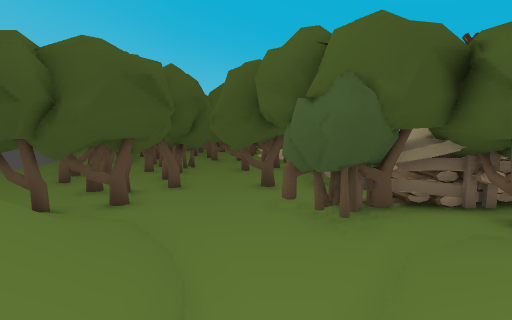
view 1 (above)

24 first-person views from a walk through a 3-D level made in the Unity game engine. The camera is 1.3 m above the floor, tilts 6° down and sees 80° across. The floor is counted in squares, 1 m on a side. Each view is taken from the middle of a square. On the plan, view 1 faces up. The plan holds only what a view shows up to about 14 squares ahead; the rest is blank. The place goes on beyond the plan. Some animated figures are left out.

view 2
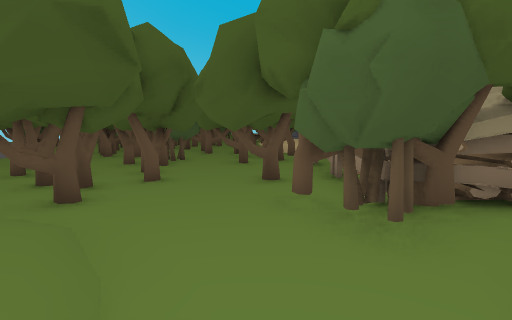

view 3
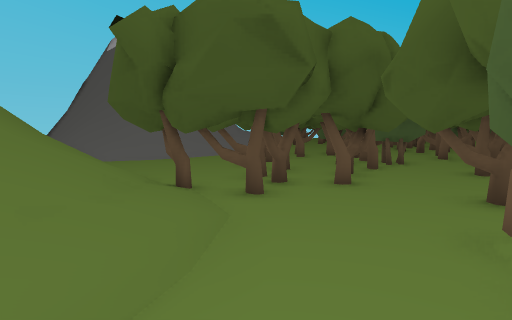

view 4
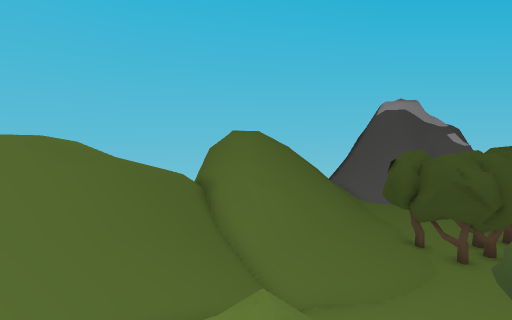

view 5
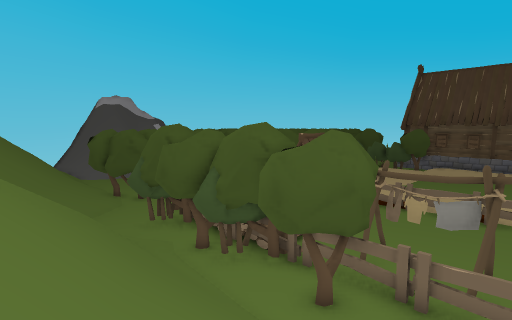

view 6
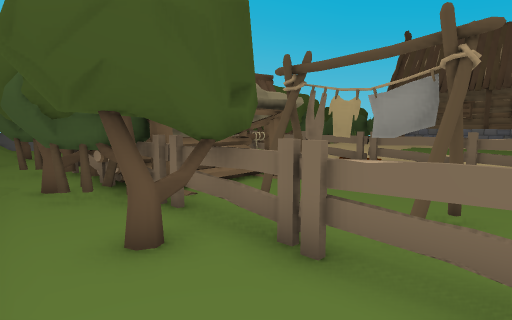

view 7
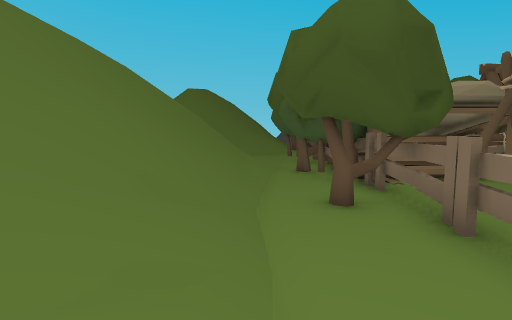

view 8
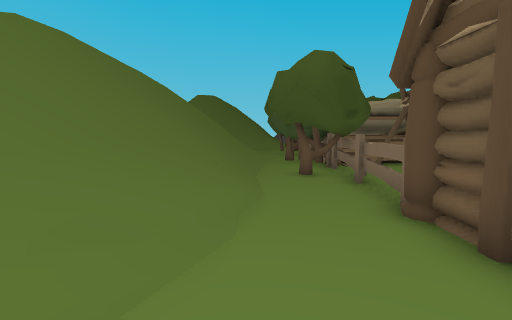

view 9
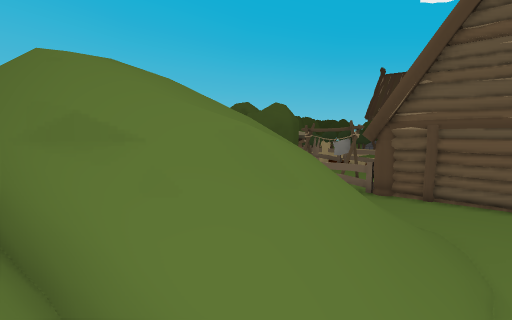

view 10
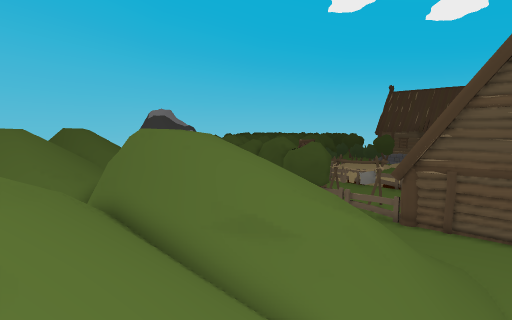

view 11
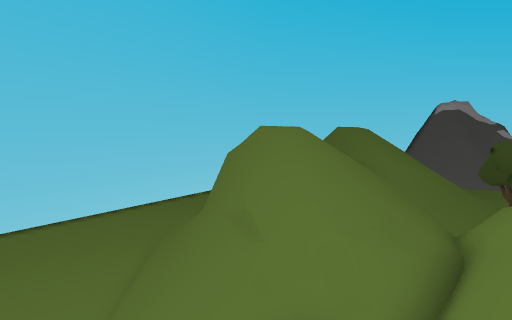

view 12
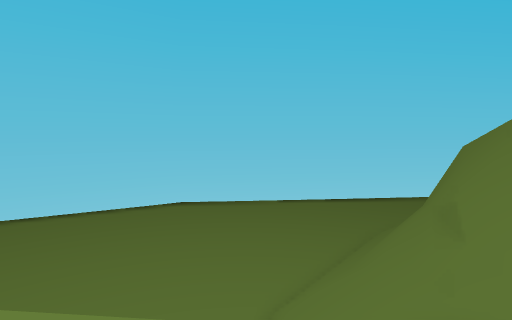

view 13
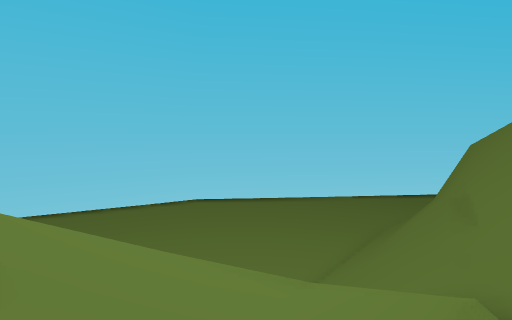

view 14
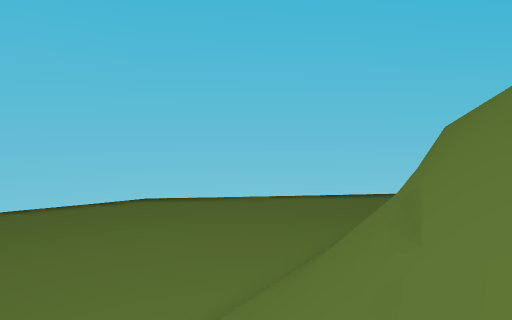

view 15
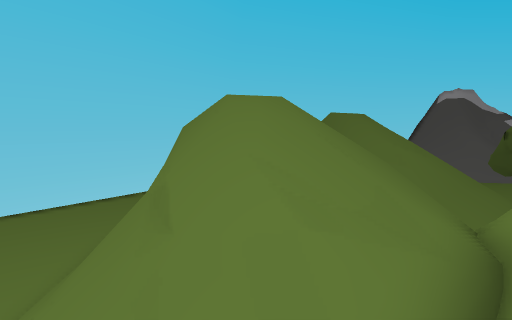

view 16
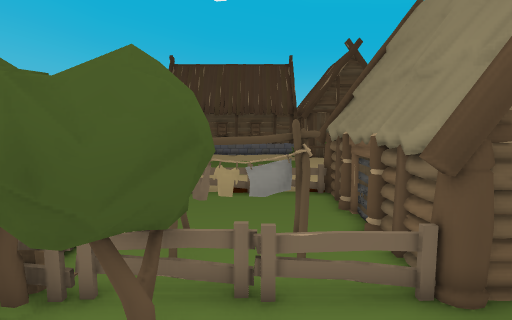

view 17
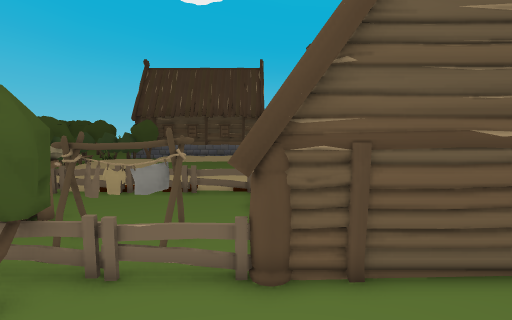

view 18
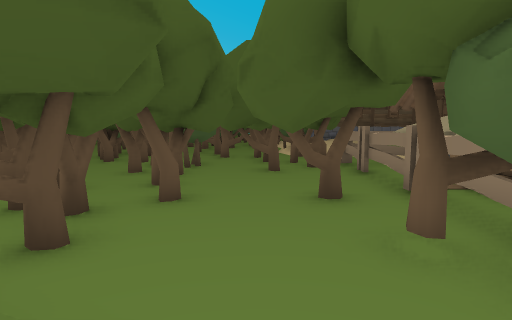

view 19
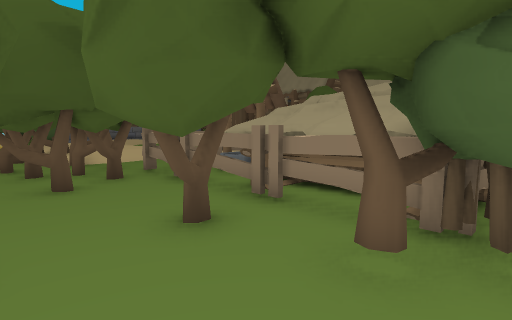

view 20
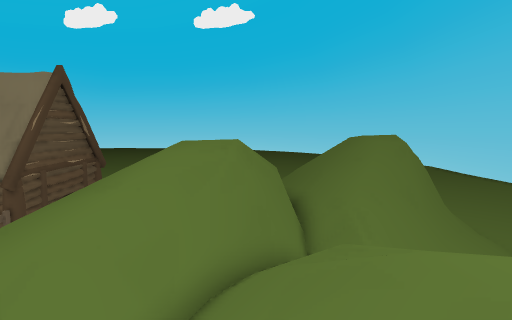

view 21
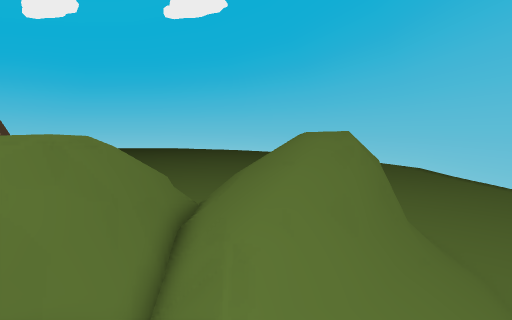

view 22
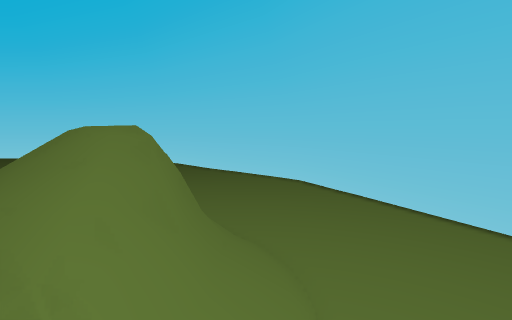

view 23
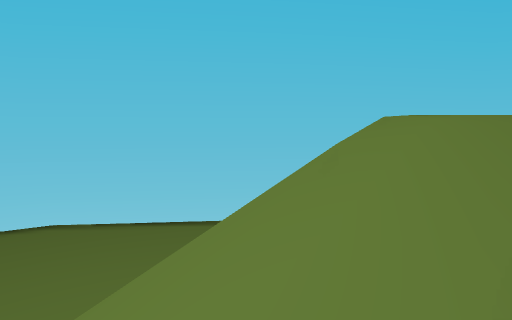

view 24
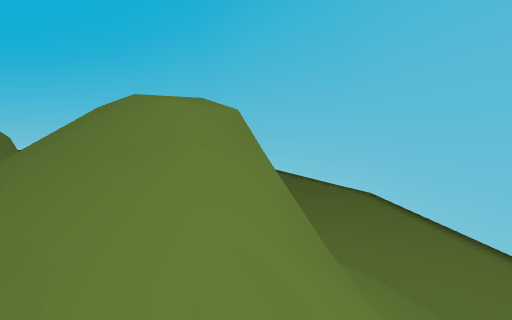

### Floor plan
Key: @ floor where view 1 was taken; # wall or solid block; . main floor; : floor 0.25 m higher than the main floor; + floor 4.25 m higher than the main floor; * floor 4.5 m higher than the main floor; / step, stairs or slope; = window, fence, low wall or low ledge; v drop or lower ground; O other object.
Columns run from 7 left of view 1 to 19 right of it. Each row starts with its distance up from view 1.
 19    OO OOOO
 18     ##O O O
 17 OOO.O#  OO..      ::
 16   OOO.OO#O../  :: ::
 15  #O#OOOO#OOOOOOOOOOOOOOOOO
 14 OOOOO  O O.O.........O
 13 O.#OOO#O#O.O ........O
 12 O.O##O#OOO O  .......O
 11 O#OOOO ..OOOOOO......O
 10 .#O####O#OOOOOO......O
  9 ..OO#=#O#OOOOO..OOOO.O
  8 .OOOOOOOOOOOOO..O..O.O
  7 .##O#O..OOOOOOOOOOOOOO#####
  6 /OOOO...OOO#OOOO##.........
  5 //OO//..OO.#OOO.#.........
  4 //////.../////////.//......
  3 ///////..// ////////////..
  2 ///////.//  /////////////.:
  1 ///////. =/  /////////////:
  0 ///////@==////////////////:
 -1 /////////=////////////////
 -2 ===//////////=////////////
 -3  ////////////==/**+///////
 -4   ////////////=##/////////
 -5   /=///////////##vvv=//// /
 -6   == /***////////////////
 -7   /=#v/////////v/////////
 -8    /=  #=vv##///=/=////// /
 -9   ///  ===#==// //=//+*+
-10   ///////////// //=##+*
-11   ..............//#=##/
-12   ..............///==#
-13   ................////
-14   .......................
-15   ##.....................
-16    ##....................
-17     ##............... ...
-18      ##.............   ..
-19       =##..........
-20         ##........
-21          ####.....
-22             #####.
-23                ####

Positions as (right, up) in squares from view 1, and headings:
1: (0, 0), facing up
2: (0, 2), facing up
3: (1, 3), facing up-left
4: (7, 0), facing left
5: (13, 0), facing up-left
6: (13, 4), facing up-left
7: (15, 4), facing left
8: (19, 4), facing left
9: (19, -5), facing up-left
10: (19, -8), facing up-left
11: (11, -7), facing left
12: (11, -6), facing down-left
13: (12, -6), facing down-left
14: (9, -6), facing down-left
15: (9, -6), facing left
16: (11, 2), facing up
17: (14, 1), facing up
18: (-1, 4), facing up
19: (-2, 6), facing up-right
20: (1, -4), facing right
21: (4, -7), facing right
22: (5, -6), facing down-right
23: (5, -5), facing down-left
24: (-6, -3), facing down-right
